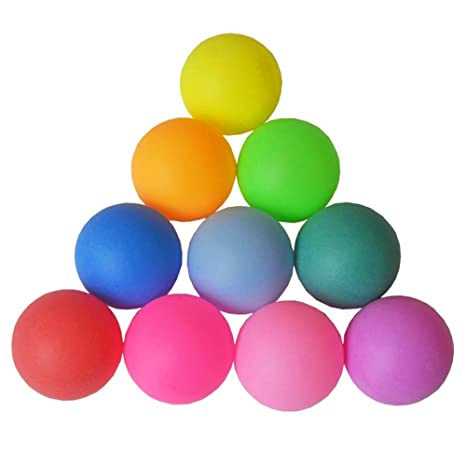
#> input picture Python/ProgAvTareas/opencv/tests26Apr/colorBalls.jpg, 466 x 466 px
$ python blueFilter.py
#> lines starting #> are read from the running program, lines starting #| are printed output that depends on the picture; after the words box and inside, x2 and y2 are one past the last pixel; in counts of white or black regions, pixels touching at a corner belong together
import cv2
import numpy as np
img = cv2.imread('colorBalls.jpg')
#> img is the input picture: shape (466, 466, 3); mean B, G, R 196.1, 199.8, 217.5
imgHSV = cv2.cvtColor(img, cv2.COLOR_BGR2HSV)
#> imgHSV: shape (466, 466, 3); mean H, S, V 49.7, 69.6, 232.5
lowerBlue = np.array([80,130,130])
upperBlue = np.array([130,255,255])
blueMask = cv2.inRange(imgHSV, lowerBlue, upperBlue)
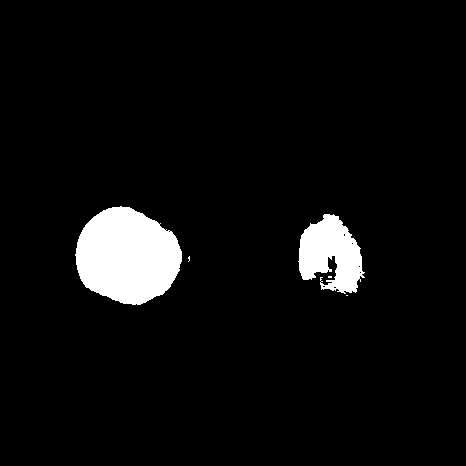
#> blueMask: shape (466, 466); 5.2% white; 5 white regions (3 under 20 px), largest, box (x1, y1, x2, y2) and area: (75, 206, 182, 305) 7885, (298, 214, 365, 294) 3451
blueFilter = cv2.bitwise_and(img,img,mask = blueMask)
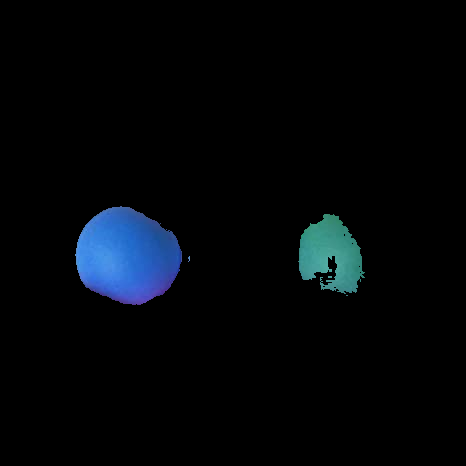
#> blueFilter: shape (466, 466, 3); mean B, G, R 9.3, 6.1, 2.9
cv2.imshow('img',img)
cv2.imshow('mask',blueMask)
cv2.imshow('filtered',blueFilter)
cv2.waitKey(0)
